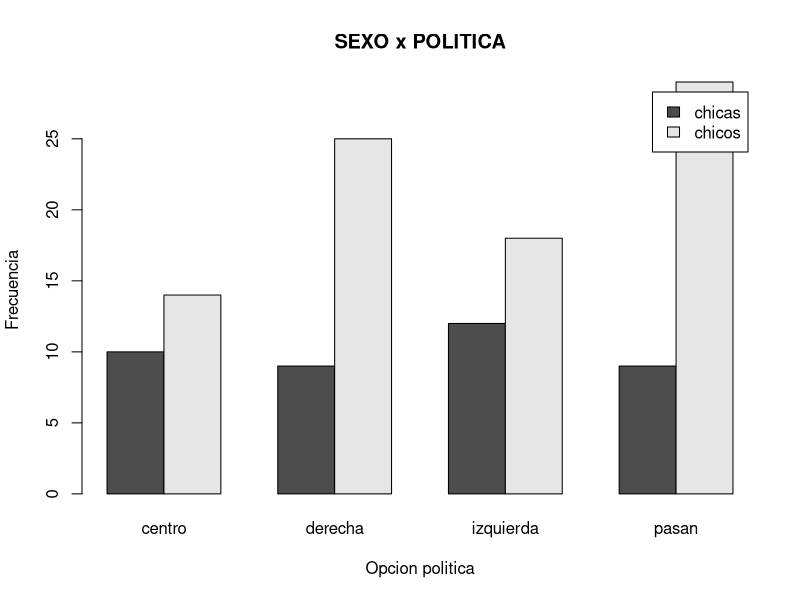
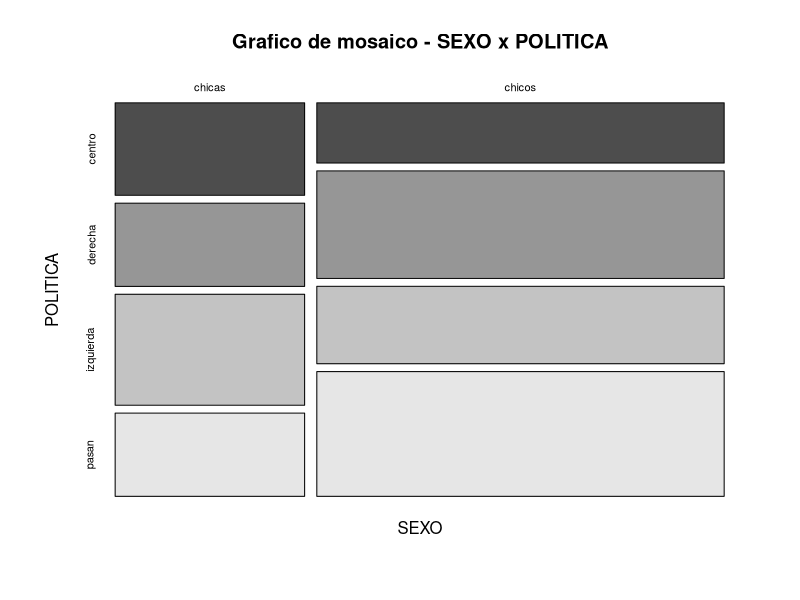
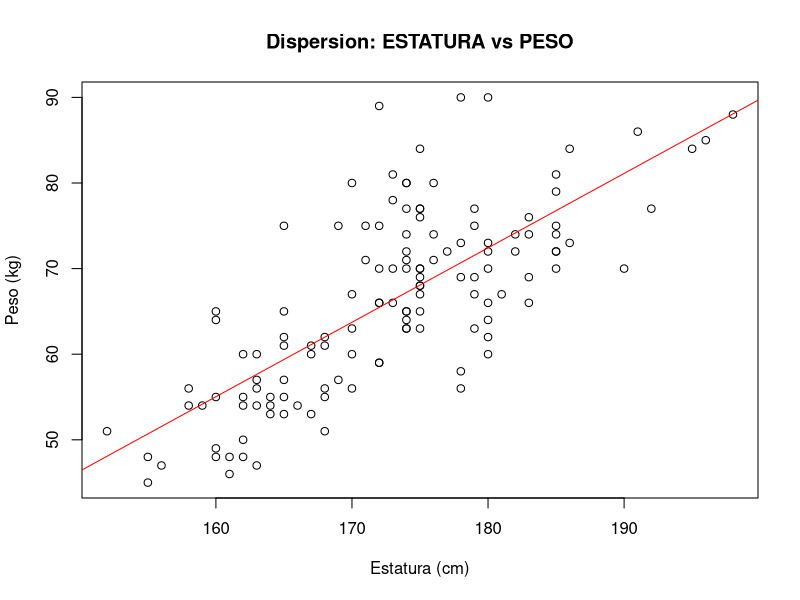
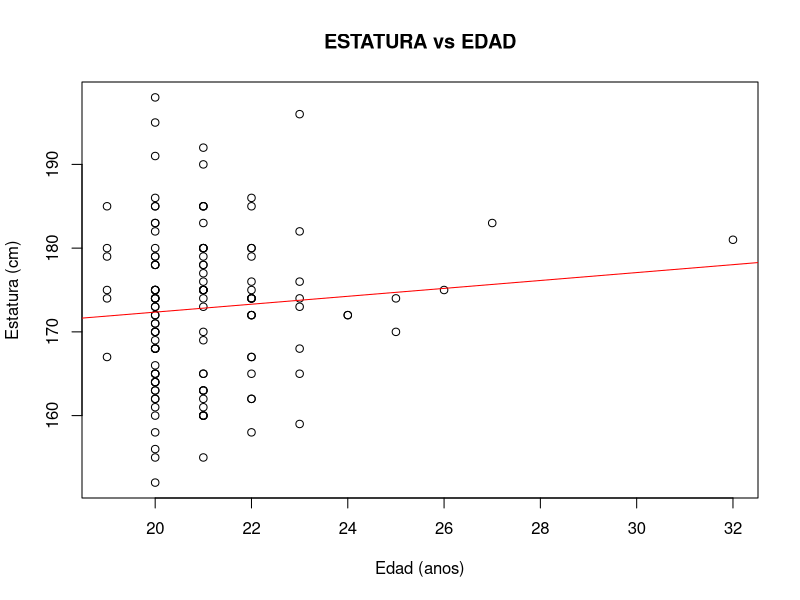
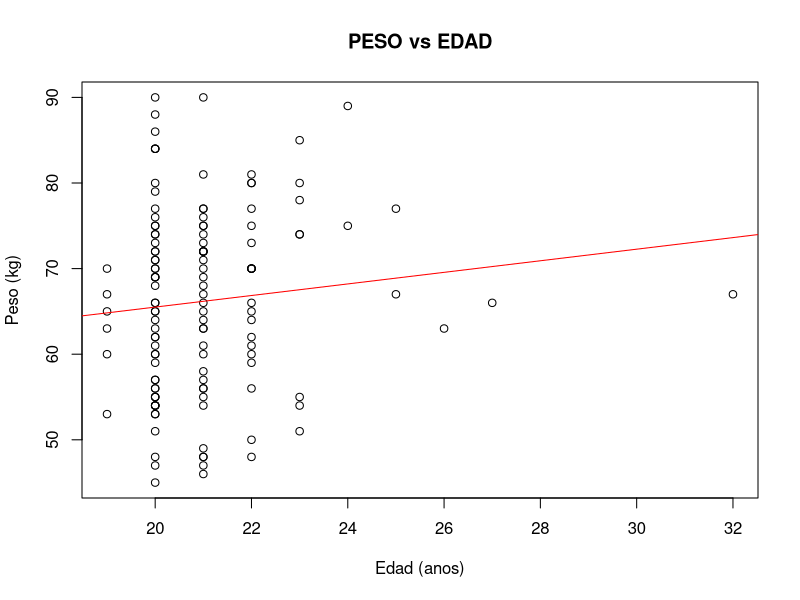
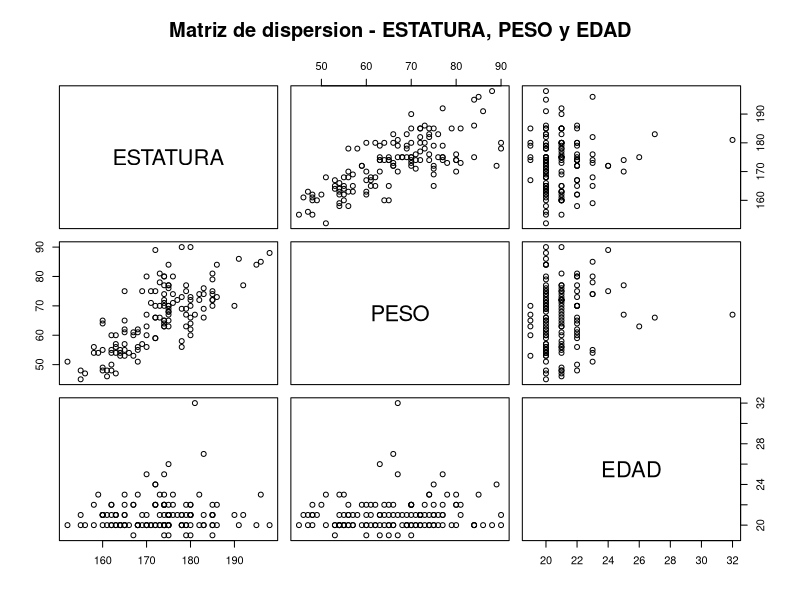
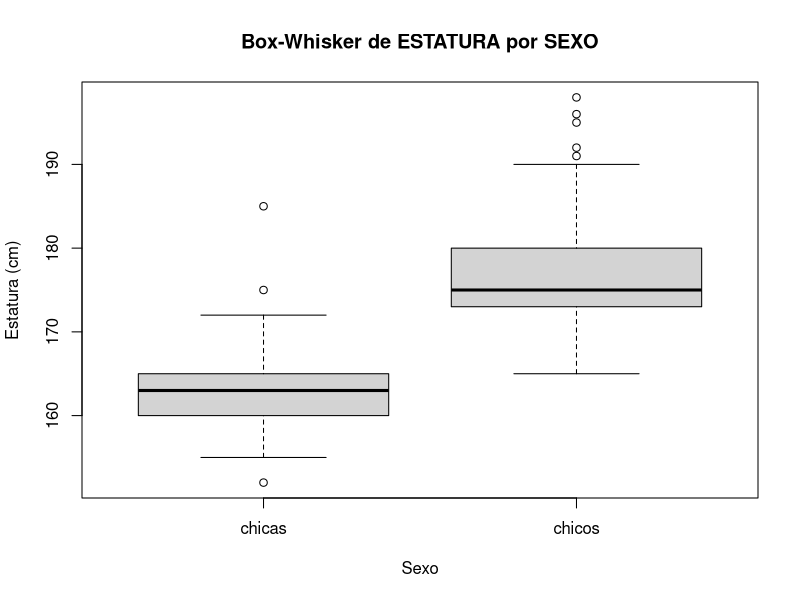
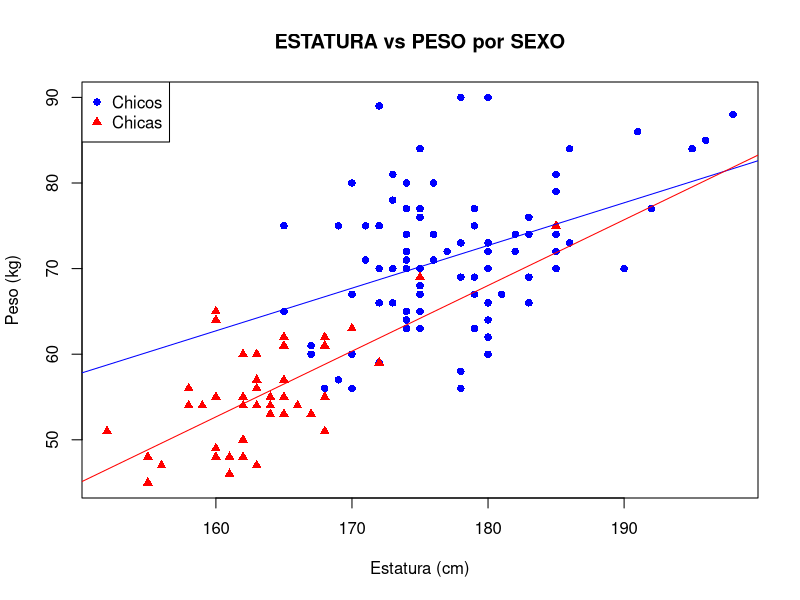

Here is the R script that generated these plots, in order:
## ---- chunk 1
knitr::opts_chunk$set(echo = TRUE, warning = FALSE, message = FALSE)
## ---- chunk 2
datos <- read.csv("CURS8990-Codif.csv", fileEncoding = "latin1", strip.white = TRUE)
datos <- datos[, 1:11]
head(datos)
## ---- chunk 3
cat("Numero de variables:", ncol(datos), "\n")
cat("Numero de alumnos:", nrow(datos), "\n")
cat("Casos completos:", sum(complete.cases(datos)), "\n\n")
str(datos)
## ---- chunk 4
datos_sp <- datos[!is.na(datos$SEXO) & !is.na(datos$POLITICA) &
                  datos$SEXO != "" & datos$POLITICA != "", ]

tab_abs <- table(SEXO = datos_sp$SEXO, POLITICA = datos_sp$POLITICA)
addmargins(tab_abs)
## ---- chunk 5
round(prop.table(tab_abs) * 100, 2)
## ---- chunk 6
round(prop.table(tab_abs, margin = 1) * 100, 2)
## ---- chunk 7
round(prop.table(tab_abs, margin = 2) * 100, 2)
## ---- chunk 8
barplot(tab_abs, beside = TRUE, legend = TRUE,
        main = "SEXO x POLITICA", xlab = "Opcion politica",
        ylab = "Frecuencia")
## ---- chunk 9
mosaicplot(tab_abs, main = "Grafico de mosaico - SEXO x POLITICA",
           color = TRUE)
## ---- chunk 10
chi2 <- chisq.test(tab_abs)
n <- sum(tab_abs)
k <- min(nrow(tab_abs), ncol(tab_abs))
V_cramer <- sqrt(chi2$statistic / (n * (k - 1)))

cat("Chi-cuadrado:", round(chi2$statistic, 4), "\n")
cat("p-valor:", round(chi2$p.value, 4), "\n")
cat("V de Cramer:", round(V_cramer, 4), "\n")
## ---- chunk 11
plot(datos$ESTATURA, datos$PESO,
     main = "Dispersion: ESTATURA vs PESO",
     xlab = "Estatura (cm)", ylab = "Peso (kg)")
abline(lm(PESO ~ ESTATURA, data = datos), col = "red")
## ---- chunk 12
datos_cc <- datos[!is.na(datos$ESTATURA) & !is.na(datos$PESO) & !is.na(datos$EDAD), ]

cat("--- ESTATURA vs PESO ---\n")
cat("Covarianza:", round(cov(datos_cc$ESTATURA, datos_cc$PESO), 3), "\n")
cat("Correlacion r:", round(cor(datos_cc$ESTATURA, datos_cc$PESO), 4), "\n\n")

cat("--- ESTATURA vs EDAD ---\n")
cat("Covarianza:", round(cov(datos_cc$ESTATURA, datos_cc$EDAD), 3), "\n")
cat("Correlacion r:", round(cor(datos_cc$ESTATURA, datos_cc$EDAD), 4), "\n\n")

cat("--- PESO vs EDAD ---\n")
cat("Covarianza:", round(cov(datos_cc$PESO, datos_cc$EDAD), 3), "\n")
cat("Correlacion r:", round(cor(datos_cc$PESO, datos_cc$EDAD), 4), "\n")
## ---- chunk 13
plot(datos$EDAD, datos$ESTATURA,
     main = "ESTATURA vs EDAD",
     xlab = "Edad (anos)", ylab = "Estatura (cm)")
abline(lm(ESTATURA ~ EDAD, data = datos), col = "red")
## ---- chunk 14
plot(datos$EDAD, datos$PESO,
     main = "PESO vs EDAD",
     xlab = "Edad (anos)", ylab = "Peso (kg)")
abline(lm(PESO ~ EDAD, data = datos), col = "red")
## ---- chunk 15
mat_cor <- cor(datos_cc[, c("ESTATURA", "PESO", "EDAD")], use = "complete.obs")
round(mat_cor, 4)
## ---- chunk 16
pairs(datos_cc[, c("ESTATURA", "PESO", "EDAD")],
      main = "Matriz de dispersion - ESTATURA, PESO y EDAD")
## ---- chunk 17
chicos <- datos[datos$SEXO == "chicos" & !is.na(datos$ESTATURA), ]
chicas <- datos[datos$SEXO == "chicas" & !is.na(datos$ESTATURA), ]

cat("--- Chicos ---\n")
cat("N:", nrow(chicos), "\n")
cat("Media:", round(mean(chicos$ESTATURA), 2), "\n")
cat("Mediana:", round(median(chicos$ESTATURA), 2), "\n")
cat("Desv. tipica:", round(sd(chicos$ESTATURA), 2), "\n")
cat("IQR:", IQR(chicos$ESTATURA), "\n\n")

cat("--- Chicas ---\n")
cat("N:", nrow(chicas), "\n")
cat("Media:", round(mean(chicas$ESTATURA), 2), "\n")
cat("Mediana:", round(median(chicas$ESTATURA), 2), "\n")
cat("Desv. tipica:", round(sd(chicas$ESTATURA), 2), "\n")
cat("IQR:", IQR(chicas$ESTATURA), "\n")
## ---- chunk 18
boxplot(ESTATURA ~ SEXO, data = datos,
        main = "Box-Whisker de ESTATURA por SEXO",
        xlab = "Sexo", ylab = "Estatura (cm)")
## ---- chunk 19
dif <- mean(chicos$ESTATURA) - mean(chicas$ESTATURA)
cat("Diferencia de medias (chicos - chicas):", round(dif, 2), "cm\n\n")

cat("Existen diferencias entre grupos? Si, los chicos son de media",
    round(dif, 1), "cm mas altos.\n\n")

cat("Que grupo tiene mayor dispersion?\n")
cat("  Chicos sd:", round(sd(chicos$ESTATURA), 2), "cm\n")
cat("  Chicas sd:", round(sd(chicas$ESTATURA), 2), "cm\n")
cat("  Los chicos tienen algo mas de dispersion.\n\n")

cat("Hay valores atipicos? El boxplot no muestra puntos fuera de los bigotes.\n\n")

cat("Influye el SEXO en la ESTATURA? Sin duda.\n")
cat("La diferencia de ~12 cm es muy clara y consistente.\n")
## ---- chunk 20
plot(chicos$ESTATURA, chicos$PESO,
     col = "blue", pch = 16,
     xlim = range(datos$ESTATURA, na.rm = TRUE),
     ylim = range(datos$PESO, na.rm = TRUE),
     main = "ESTATURA vs PESO por SEXO",
     xlab = "Estatura (cm)", ylab = "Peso (kg)")
points(chicas$ESTATURA, chicas$PESO, col = "red", pch = 17)
abline(lm(PESO ~ ESTATURA, data = chicos), col = "blue")
abline(lm(PESO ~ ESTATURA, data = chicas), col = "red")
legend("topleft", legend = c("Chicos", "Chicas"),
       col = c("blue", "red"), pch = c(16, 17))
## ---- chunk 21
cor_total  <- round(cor(datos$ESTATURA, datos$PESO, use = "complete.obs"), 4)
cor_chicos <- round(cor(chicos$ESTATURA, chicos$PESO), 4)
cor_chicas <- round(cor(chicas$ESTATURA, chicas$PESO), 4)

cat("Correlacion total:", cor_total, "\n")
cat("Correlacion chicos:", cor_chicos, "\n")
cat("Correlacion chicas:", cor_chicas, "\n\n")

cat("La relacion es positiva en ambos grupos pero al separar por sexo la\n")
cat("correlacion baja respecto al total. El sexo actua como variable de\n")
cat("confusion: los chicos son sistematicamente mas altos Y mas pesados,\n")
cat("lo que infla la correlacion global.\n")
## ---- chunk 22
chicas_ep <- datos[datos$SEXO == "chicas" & !is.na(datos$ESTATURA) & !is.na(datos$PESO), ]
cat("Numero de chicas:", nrow(chicas_ep), "\n")
## ---- chunk 23
plot(chicas_ep$ESTATURA, chicas_ep$PESO,
     main = "ESTATURA vs PESO - Solo chicas",
     xlab = "Estatura (cm)", ylab = "Peso (kg)")
abline(lm(PESO ~ ESTATURA, data = chicas_ep), col = "red")
## ---- chunk 24
cat("Covarianza:", round(cov(chicas_ep$ESTATURA, chicas_ep$PESO), 3), "\n")
cat("Correlacion de Pearson:", round(cor(chicas_ep$ESTATURA, chicas_ep$PESO), 4), "\n\n")

cat("Comparacion:\n")
cat("  r total: ", cor_total, "\n")
cat("  r chicas:", round(cor(chicas_ep$ESTATURA, chicas_ep$PESO), 4), "\n\n")

cat("La relacion sigue siendo positiva en las chicas pero la correlacion\n")
cat("es algo mas baja que en la muestra completa. Esto confirma que parte\n")
cat("de la correlacion total se debia al efecto del sexo. Analizar\n")
cat("subconjuntos ayuda a separar efectos y entender mejor los datos.\n")
## ---- chunk 25
sessionInfo()
